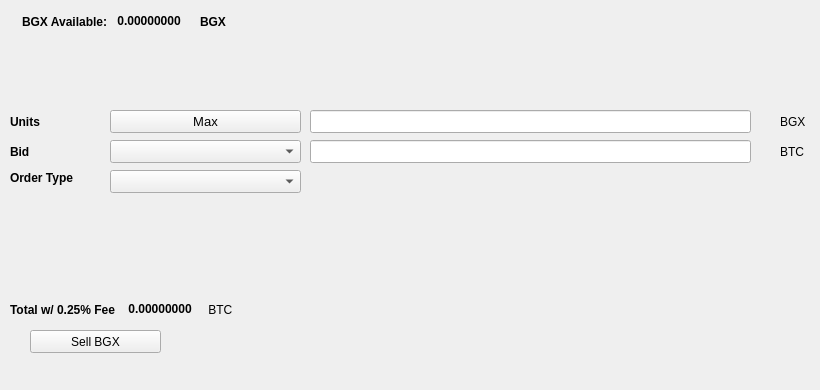
   <widget class="QWidget" name="SellTab">
    <attribute name="title">
     <string>Sell</string>
    </attribute>
    <widget class="QLabel" name="label_16">
     <property name="geometry">
      <rect>
       <x>780</x>
       <y>140</y>
       <width>31</width>
       <height>23</height>
      </rect>
     </property>
     <property name="text">
      <string>BTC</string>
     </property>
    </widget>
    <widget class="QComboBox" name="SellBidcomboBox">
     <property name="geometry">
      <rect>
       <x>110</x>
       <y>140</y>
       <width>191</width>
       <height>23</height>
      </rect>
     </property>
     <property name="font">
      <font>
       <pointsize>10</pointsize>
      </font>
     </property>
    </widget>
    <widget class="QLabel" name="label_18">
     <property name="geometry">
      <rect>
       <x>10</x>
       <y>110</y>
       <width>46</width>
       <height>23</height>
      </rect>
     </property>
     <property name="font">
      <font>
       <weight>75</weight>
       <bold>true</bold>
      </font>
     </property>
     <property name="text">
      <string>Units</string>
     </property>
    </widget>
    <widget class="QPushButton" name="Sell_Max_Amount">
     <property name="geometry">
      <rect>
       <x>110</x>
       <y>110</y>
       <width>191</width>
       <height>23</height>
      </rect>
     </property>
     <property name="font">
      <font>
       <pointsize>10</pointsize>
      </font>
     </property>
     <property name="text">
      <string>Max</string>
     </property>
    </widget>
    <widget class="QLabel" name="label_20">
     <property name="geometry">
      <rect>
       <x>10</x>
       <y>170</y>
       <width>91</width>
       <height>16</height>
      </rect>
     </property>
     <property name="font">
      <font>
       <weight>75</weight>
       <bold>true</bold>
      </font>
     </property>
     <property name="text">
      <string>Order Type</string>
     </property>
    </widget>
    <widget class="QComboBox" name="SellOrdertypeCombo">
     <property name="geometry">
      <rect>
       <x>110</x>
       <y>170</y>
       <width>191</width>
       <height>23</height>
      </rect>
     </property>
     <property name="font">
      <font>
       <pointsize>10</pointsize>
      </font>
     </property>
    </widget>
    <widget class="QLabel" name="label_21">
     <property name="geometry">
      <rect>
       <x>10</x>
       <y>140</y>
       <width>46</width>
       <height>23</height>
      </rect>
     </property>
     <property name="font">
      <font>
       <weight>75</weight>
       <bold>true</bold>
      </font>
     </property>
     <property name="text">
      <string>Bid</string>
     </property>
    </widget>
    <widget class="QLabel" name="label_22">
     <property name="geometry">
      <rect>
       <x>780</x>
       <y>110</y>
       <width>31</width>
       <height>23</height>
      </rect>
     </property>
     <property name="text">
      <string>BGX</string>
     </property>
    </widget>
    <widget class="QLineEdit" name="UnitsInputBGX">
     <property name="geometry">
      <rect>
       <x>310</x>
       <y>110</y>
       <width>441</width>
       <height>23</height>
      </rect>
     </property>
     <property name="font">
      <font>
       <pointsize>9</pointsize>
       <weight>75</weight>
       <bold>true</bold>
      </font>
     </property>
    </widget>
    <widget class="QLineEdit" name="SellBidPriceEdit">
     <property name="geometry">
      <rect>
       <x>310</x>
       <y>140</y>
       <width>441</width>
       <height>23</height>
      </rect>
     </property>
     <property name="font">
      <font>
       <pointsize>9</pointsize>
       <weight>75</weight>
       <bold>true</bold>
      </font>
     </property>
    </widget>
    <widget class="QPushButton" name="SellBGXBTN">
     <property name="geometry">
      <rect>
       <x>30</x>
       <y>330</y>
       <width>131</width>
       <height>23</height>
      </rect>
     </property>
     <property name="text">
      <string>Sell BGX</string>
     </property>
     <property name="icon">
      <iconset resource="../bitcoingenx">
       <normaloff>:/icons/bitcoin</normaloff>:/icons/bitcoin</iconset>
     </property>
    </widget>
    <widget class="QWidget" name="layoutWidget3">
     <property name="geometry">
      <rect>
       <x>22</x>
       <y>12</y>
       <width>258</width>
       <height>19</height>
      </rect>
     </property>
     <layout class="QHBoxLayout" name="horizontalLayout">
      <item>
       <widget class="QLabel" name="label232_2">
        <property name="font">
         <font>
          <weight>75</weight>
          <bold>true</bold>
         </font>
        </property>
        <property name="text">
         <string>BGX Available:</string>
        </property>
       </widget>
      </item>
      <item>
       <widget class="QLabel" name="BGXAvailableLabel">
        <property name="palette">
         <palette>
          <active>
           <colorrole role="WindowText">
            <brush brushstyle="SolidPattern">
             <color alpha="255">
              <red>0</red>
              <green>0</green>
              <blue>0</blue>
             </color>
            </brush>
           </colorrole>
           <colorrole role="Button">
            <brush brushstyle="SolidPattern">
             <color alpha="255">
              <red>0</red>
              <green>170</green>
              <blue>0</blue>
             </color>
            </brush>
           </colorrole>
           <colorrole role="Light">
            <brush brushstyle="SolidPattern">
             <color alpha="255">
              <red>0</red>
              <green>255</green>
              <blue>0</blue>
             </color>
            </brush>
           </colorrole>
           <colorrole role="Midlight">
            <brush brushstyle="SolidPattern">
             <color alpha="255">
              <red>0</red>
              <green>212</green>
              <blue>0</blue>
             </color>
            </brush>
           </colorrole>
           <colorrole role="Dark">
            <brush brushstyle="SolidPattern">
             <color alpha="255">
              <red>0</red>
              <green>85</green>
              <blue>0</blue>
             </color>
            </brush>
           </colorrole>
           <colorrole role="Mid">
            <brush brushstyle="SolidPattern">
             <color alpha="255">
              <red>0</red>
              <green>113</green>
              <blue>0</blue>
             </color>
            </brush>
           </colorrole>
           <colorrole role="Text">
            <brush brushstyle="SolidPattern">
             <color alpha="255">
              <red>0</red>
              <green>170</green>
              <blue>0</blue>
             </color>
            </brush>
           </colorrole>
           <colorrole role="BrightText">
            <brush brushstyle="SolidPattern">
             <color alpha="255">
              <red>255</red>
              <green>255</green>
              <blue>255</blue>
             </color>
            </brush>
           </colorrole>
           <colorrole role="ButtonText">
            <brush brushstyle="SolidPattern">
             <color alpha="255">
              <red>0</red>
              <green>0</green>
              <blue>0</blue>
             </color>
            </brush>
           </colorrole>
           <colorrole role="Base">
            <brush brushstyle="SolidPattern">
             <color alpha="255">
              <red>255</red>
              <green>255</green>
              <blue>255</blue>
             </color>
            </brush>
           </colorrole>
           <colorrole role="Window">
            <brush brushstyle="SolidPattern">
             <color alpha="255">
              <red>0</red>
              <green>170</green>
              <blue>0</blue>
             </color>
            </brush>
           </colorrole>
           <colorrole role="Shadow">
            <brush brushstyle="SolidPattern">
             <color alpha="255">
              <red>0</red>
              <green>0</green>
              <blue>0</blue>
             </color>
            </brush>
           </colorrole>
           <colorrole role="AlternateBase">
            <brush brushstyle="SolidPattern">
             <color alpha="255">
              <red>127</red>
              <green>212</green>
              <blue>127</blue>
             </color>
            </brush>
           </colorrole>
           <colorrole role="ToolTipBase">
            <brush brushstyle="SolidPattern">
             <color alpha="255">
              <red>255</red>
              <green>255</green>
              <blue>220</blue>
             </color>
            </brush>
           </colorrole>
           <colorrole role="ToolTipText">
            <brush brushstyle="SolidPattern">
             <color alpha="255">
              <red>0</red>
              <green>0</green>
              <blue>0</blue>
             </color>
            </brush>
           </colorrole>
          </active>
          <inactive>
           <colorrole role="WindowText">
            <brush brushstyle="SolidPattern">
             <color alpha="255">
              <red>0</red>
              <green>0</green>
              <blue>0</blue>
             </color>
            </brush>
           </colorrole>
           <colorrole role="Button">
            <brush brushstyle="SolidPattern">
             <color alpha="255">
              <red>0</red>
              <green>170</green>
              <blue>0</blue>
             </color>
            </brush>
           </colorrole>
           <colorrole role="Light">
            <brush brushstyle="SolidPattern">
             <color alpha="255">
              <red>0</red>
              <green>255</green>
              <blue>0</blue>
             </color>
            </brush>
           </colorrole>
           <colorrole role="Midlight">
            <brush brushstyle="SolidPattern">
             <color alpha="255">
              <red>0</red>
              <green>212</green>
              <blue>0</blue>
             </color>
            </brush>
           </colorrole>
           <colorrole role="Dark">
            <brush brushstyle="SolidPattern">
             <color alpha="255">
              <red>0</red>
              <green>85</green>
              <blue>0</blue>
             </color>
            </brush>
           </colorrole>
           <colorrole role="Mid">
            <brush brushstyle="SolidPattern">
             <color alpha="255">
              <red>0</red>
              <green>113</green>
              <blue>0</blue>
             </color>
            </brush>
           </colorrole>
           <colorrole role="Text">
            <brush brushstyle="SolidPattern">
             <color alpha="255">
              <red>0</red>
              <green>170</green>
              <blue>0</blue>
             </color>
            </brush>
           </colorrole>
           <colorrole role="BrightText">
            <brush brushstyle="SolidPattern">
             <color alpha="255">
              <red>255</red>
              <green>255</green>
              <blue>255</blue>
             </color>
            </brush>
           </colorrole>
           <colorrole role="ButtonText">
            <brush brushstyle="SolidPattern">
             <color alpha="255">
              <red>0</red>
              <green>0</green>
              <blue>0</blue>
             </color>
            </brush>
           </colorrole>
           <colorrole role="Base">
            <brush brushstyle="SolidPattern">
             <color alpha="255">
              <red>255</red>
              <green>255</green>
              <blue>255</blue>
             </color>
            </brush>
           </colorrole>
           <colorrole role="Window">
            <brush brushstyle="SolidPattern">
             <color alpha="255">
              <red>0</red>
              <green>170</green>
              <blue>0</blue>
             </color>
            </brush>
           </colorrole>
           <colorrole role="Shadow">
            <brush brushstyle="SolidPattern">
             <color alpha="255">
              <red>0</red>
              <green>0</green>
              <blue>0</blue>
             </color>
            </brush>
           </colorrole>
           <colorrole role="AlternateBase">
            <brush brushstyle="SolidPattern">
             <color alpha="255">
              <red>127</red>
              <green>212</green>
              <blue>127</blue>
             </color>
            </brush>
           </colorrole>
           <colorrole role="ToolTipBase">
            <brush brushstyle="SolidPattern">
             <color alpha="255">
              <red>255</red>
              <green>255</green>
              <blue>220</blue>
             </color>
            </brush>
           </colorrole>
           <colorrole role="ToolTipText">
            <brush brushstyle="SolidPattern">
             <color alpha="255">
              <red>0</red>
              <green>0</green>
              <blue>0</blue>
             </color>
            </brush>
           </colorrole>
          </inactive>
          <disabled>
           <colorrole role="WindowText">
            <brush brushstyle="SolidPattern">
             <color alpha="255">
              <red>0</red>
              <green>85</green>
              <blue>0</blue>
             </color>
            </brush>
           </colorrole>
           <colorrole role="Button">
            <brush brushstyle="SolidPattern">
             <color alpha="255">
              <red>0</red>
              <green>170</green>
              <blue>0</blue>
             </color>
            </brush>
           </colorrole>
           <colorrole role="Light">
            <brush brushstyle="SolidPattern">
             <color alpha="255">
              <red>0</red>
              <green>255</green>
              <blue>0</blue>
             </color>
            </brush>
           </colorrole>
           <colorrole role="Midlight">
            <brush brushstyle="SolidPattern">
             <color alpha="255">
              <red>0</red>
              <green>212</green>
              <blue>0</blue>
             </color>
            </brush>
           </colorrole>
           <colorrole role="Dark">
            <brush brushstyle="SolidPattern">
             <color alpha="255">
              <red>0</red>
              <green>85</green>
              <blue>0</blue>
             </color>
            </brush>
           </colorrole>
           <colorrole role="Mid">
            <brush brushstyle="SolidPattern">
             <color alpha="255">
              <red>0</red>
              <green>113</green>
              <blue>0</blue>
             </color>
            </brush>
           </colorrole>
           <colorrole role="Text">
            <brush brushstyle="SolidPattern">
             <color alpha="255">
              <red>0</red>
              <green>85</green>
              <blue>0</blue>
             </color>
            </brush>
           </colorrole>
           <colorrole role="BrightText">
            <brush brushstyle="SolidPattern">
             <color alpha="255">
              <red>255</red>
              <green>255</green>
              <blue>255</blue>
             </color>
            </brush>
           </colorrole>
           <colorrole role="ButtonText">
            <brush brushstyle="SolidPattern">
             <color alpha="255">
              <red>0</red>
              <green>85</green>
              <blue>0</blue>
             </color>
            </brush>
           </colorrole>
           <colorrole role="Base">
            <brush brushstyle="SolidPattern">
             <color alpha="255">
              <red>0</red>
              <green>170</green>
              <blue>0</blue>
             </color>
            </brush>
           </colorrole>
           <colorrole role="Window">
            <brush brushstyle="SolidPattern">
             <color alpha="255">
              <red>0</red>
              <green>170</green>
              <blue>0</blue>
             </color>
            </brush>
           </colorrole>
           <colorrole role="Shadow">
            <brush brushstyle="SolidPattern">
             <color alpha="255">
              <red>0</red>
              <green>0</green>
              <blue>0</blue>
             </color>
            </brush>
           </colorrole>
           <colorrole role="AlternateBase">
            <brush brushstyle="SolidPattern">
             <color alpha="255">
              <red>0</red>
              <green>170</green>
              <blue>0</blue>
             </color>
            </brush>
           </colorrole>
           <colorrole role="ToolTipBase">
            <brush brushstyle="SolidPattern">
             <color alpha="255">
              <red>255</red>
              <green>255</green>
              <blue>220</blue>
             </color>
            </brush>
           </colorrole>
           <colorrole role="ToolTipText">
            <brush brushstyle="SolidPattern">
             <color alpha="255">
              <red>0</red>
              <green>0</green>
              <blue>0</blue>
             </color>
            </brush>
           </colorrole>
          </disabled>
         </palette>
        </property>
        <property name="font">
         <font>
          <weight>75</weight>
          <bold>true</bold>
         </font>
        </property>
        <property name="text">
         <string> 0.00000000 </string>
        </property>
        <property name="textInteractionFlags">
         <set>Qt::LinksAccessibleByMouse|Qt::TextSelectableByKeyboard|Qt::TextSelectableByMouse</set>
        </property>
       </widget>
      </item>
      <item>
       <widget class="QLabel" name="labelBGX">
        <property name="font">
         <font>
          <weight>75</weight>
          <bold>true</bold>
         </font>
        </property>
        <property name="text">
         <string>BGX</string>
        </property>
       </widget>
      </item>
     </layout>
    </widget>
    <widget class="QWidget" name="layoutWidget">
     <property name="geometry">
      <rect>
       <x>10</x>
       <y>300</y>
       <width>268</width>
       <height>19</height>
      </rect>
     </property>
     <layout class="QHBoxLayout" name="horizontalLayout_2">
      <item>
       <widget class="QLabel" name="label_19">
        <property name="font">
         <font>
          <weight>75</weight>
          <bold>true</bold>
         </font>
        </property>
        <property name="text">
         <string>Total w/ 0.25% Fee </string>
        </property>
       </widget>
      </item>
      <item>
       <widget class="QLabel" name="SellCostLabel">
        <property name="palette">
         <palette>
          <active>
           <colorrole role="WindowText">
            <brush brushstyle="SolidPattern">
             <color alpha="255">
              <red>0</red>
              <green>0</green>
              <blue>0</blue>
             </color>
            </brush>
           </colorrole>
           <colorrole role="Button">
            <brush brushstyle="SolidPattern">
             <color alpha="255">
              <red>0</red>
              <green>170</green>
              <blue>0</blue>
             </color>
            </brush>
           </colorrole>
           <colorrole role="Light">
            <brush brushstyle="SolidPattern">
             <color alpha="255">
              <red>0</red>
              <green>255</green>
              <blue>0</blue>
             </color>
            </brush>
           </colorrole>
           <colorrole role="Midlight">
            <brush brushstyle="SolidPattern">
             <color alpha="255">
              <red>0</red>
              <green>212</green>
              <blue>0</blue>
             </color>
            </brush>
           </colorrole>
           <colorrole role="Dark">
            <brush brushstyle="SolidPattern">
             <color alpha="255">
              <red>0</red>
              <green>85</green>
              <blue>0</blue>
             </color>
            </brush>
           </colorrole>
           <colorrole role="Mid">
            <brush brushstyle="SolidPattern">
             <color alpha="255">
              <red>0</red>
              <green>113</green>
              <blue>0</blue>
             </color>
            </brush>
           </colorrole>
           <colorrole role="Text">
            <brush brushstyle="SolidPattern">
             <color alpha="255">
              <red>0</red>
              <green>170</green>
              <blue>0</blue>
             </color>
            </brush>
           </colorrole>
           <colorrole role="BrightText">
            <brush brushstyle="SolidPattern">
             <color alpha="255">
              <red>255</red>
              <green>255</green>
              <blue>255</blue>
             </color>
            </brush>
           </colorrole>
           <colorrole role="ButtonText">
            <brush brushstyle="SolidPattern">
             <color alpha="255">
              <red>0</red>
              <green>0</green>
              <blue>0</blue>
             </color>
            </brush>
           </colorrole>
           <colorrole role="Base">
            <brush brushstyle="SolidPattern">
             <color alpha="255">
              <red>255</red>
              <green>255</green>
              <blue>255</blue>
             </color>
            </brush>
           </colorrole>
           <colorrole role="Window">
            <brush brushstyle="SolidPattern">
             <color alpha="255">
              <red>0</red>
              <green>170</green>
              <blue>0</blue>
             </color>
            </brush>
           </colorrole>
           <colorrole role="Shadow">
            <brush brushstyle="SolidPattern">
             <color alpha="255">
              <red>0</red>
              <green>0</green>
              <blue>0</blue>
             </color>
            </brush>
           </colorrole>
           <colorrole role="AlternateBase">
            <brush brushstyle="SolidPattern">
             <color alpha="255">
              <red>127</red>
              <green>212</green>
              <blue>127</blue>
             </color>
            </brush>
           </colorrole>
           <colorrole role="ToolTipBase">
            <brush brushstyle="SolidPattern">
             <color alpha="255">
              <red>255</red>
              <green>255</green>
              <blue>220</blue>
             </color>
            </brush>
           </colorrole>
           <colorrole role="ToolTipText">
            <brush brushstyle="SolidPattern">
             <color alpha="255">
              <red>0</red>
              <green>0</green>
              <blue>0</blue>
             </color>
            </brush>
           </colorrole>
          </active>
          <inactive>
           <colorrole role="WindowText">
            <brush brushstyle="SolidPattern">
             <color alpha="255">
              <red>0</red>
              <green>0</green>
              <blue>0</blue>
             </color>
            </brush>
           </colorrole>
           <colorrole role="Button">
            <brush brushstyle="SolidPattern">
             <color alpha="255">
              <red>0</red>
              <green>170</green>
              <blue>0</blue>
             </color>
            </brush>
           </colorrole>
           <colorrole role="Light">
            <brush brushstyle="SolidPattern">
             <color alpha="255">
              <red>0</red>
              <green>255</green>
              <blue>0</blue>
             </color>
            </brush>
           </colorrole>
           <colorrole role="Midlight">
            <brush brushstyle="SolidPattern">
             <color alpha="255">
              <red>0</red>
              <green>212</green>
              <blue>0</blue>
             </color>
            </brush>
           </colorrole>
           <colorrole role="Dark">
            <brush brushstyle="SolidPattern">
             <color alpha="255">
              <red>0</red>
              <green>85</green>
              <blue>0</blue>
             </color>
            </brush>
           </colorrole>
           <colorrole role="Mid">
            <brush brushstyle="SolidPattern">
             <color alpha="255">
              <red>0</red>
              <green>113</green>
              <blue>0</blue>
             </color>
            </brush>
           </colorrole>
           <colorrole role="Text">
            <brush brushstyle="SolidPattern">
             <color alpha="255">
              <red>0</red>
              <green>170</green>
              <blue>0</blue>
             </color>
            </brush>
           </colorrole>
           <colorrole role="BrightText">
            <brush brushstyle="SolidPattern">
             <color alpha="255">
              <red>255</red>
              <green>255</green>
              <blue>255</blue>
             </color>
            </brush>
           </colorrole>
           <colorrole role="ButtonText">
            <brush brushstyle="SolidPattern">
             <color alpha="255">
              <red>0</red>
              <green>0</green>
              <blue>0</blue>
             </color>
            </brush>
           </colorrole>
           <colorrole role="Base">
            <brush brushstyle="SolidPattern">
             <color alpha="255">
              <red>255</red>
              <green>255</green>
              <blue>255</blue>
             </color>
            </brush>
           </colorrole>
           <colorrole role="Window">
            <brush brushstyle="SolidPattern">
             <color alpha="255">
              <red>0</red>
              <green>170</green>
              <blue>0</blue>
             </color>
            </brush>
           </colorrole>
           <colorrole role="Shadow">
            <brush brushstyle="SolidPattern">
             <color alpha="255">
              <red>0</red>
              <green>0</green>
              <blue>0</blue>
             </color>
            </brush>
           </colorrole>
           <colorrole role="AlternateBase">
            <brush brushstyle="SolidPattern">
             <color alpha="255">
              <red>127</red>
              <green>212</green>
              <blue>127</blue>
             </color>
            </brush>
           </colorrole>
           <colorrole role="ToolTipBase">
            <brush brushstyle="SolidPattern">
             <color alpha="255">
              <red>255</red>
              <green>255</green>
              <blue>220</blue>
             </color>
            </brush>
           </colorrole>
           <colorrole role="ToolTipText">
            <brush brushstyle="SolidPattern">
             <color alpha="255">
              <red>0</red>
              <green>0</green>
              <blue>0</blue>
             </color>
            </brush>
           </colorrole>
          </inactive>
          <disabled>
           <colorrole role="WindowText">
            <brush brushstyle="SolidPattern">
             <color alpha="255">
              <red>0</red>
              <green>85</green>
              <blue>0</blue>
             </color>
            </brush>
           </colorrole>
           <colorrole role="Button">
            <brush brushstyle="SolidPattern">
             <color alpha="255">
              <red>0</red>
              <green>170</green>
              <blue>0</blue>
             </color>
            </brush>
           </colorrole>
           <colorrole role="Light">
            <brush brushstyle="SolidPattern">
             <color alpha="255">
              <red>0</red>
              <green>255</green>
              <blue>0</blue>
             </color>
            </brush>
           </colorrole>
           <colorrole role="Midlight">
            <brush brushstyle="SolidPattern">
             <color alpha="255">
              <red>0</red>
              <green>212</green>
              <blue>0</blue>
             </color>
            </brush>
           </colorrole>
           <colorrole role="Dark">
            <brush brushstyle="SolidPattern">
             <color alpha="255">
              <red>0</red>
              <green>85</green>
              <blue>0</blue>
             </color>
            </brush>
           </colorrole>
           <colorrole role="Mid">
            <brush brushstyle="SolidPattern">
             <color alpha="255">
              <red>0</red>
              <green>113</green>
              <blue>0</blue>
             </color>
            </brush>
           </colorrole>
           <colorrole role="Text">
            <brush brushstyle="SolidPattern">
             <color alpha="255">
              <red>0</red>
              <green>85</green>
              <blue>0</blue>
             </color>
            </brush>
           </colorrole>
           <colorrole role="BrightText">
            <brush brushstyle="SolidPattern">
             <color alpha="255">
              <red>255</red>
              <green>255</green>
              <blue>255</blue>
             </color>
            </brush>
           </colorrole>
           <colorrole role="ButtonText">
            <brush brushstyle="SolidPattern">
             <color alpha="255">
              <red>0</red>
              <green>85</green>
              <blue>0</blue>
             </color>
            </brush>
           </colorrole>
           <colorrole role="Base">
            <brush brushstyle="SolidPattern">
             <color alpha="255">
              <red>0</red>
              <green>170</green>
              <blue>0</blue>
             </color>
            </brush>
           </colorrole>
           <colorrole role="Window">
            <brush brushstyle="SolidPattern">
             <color alpha="255">
              <red>0</red>
              <green>170</green>
              <blue>0</blue>
             </color>
            </brush>
           </colorrole>
           <colorrole role="Shadow">
            <brush brushstyle="SolidPattern">
             <color alpha="255">
              <red>0</red>
              <green>0</green>
              <blue>0</blue>
             </color>
            </brush>
           </colorrole>
           <colorrole role="AlternateBase">
            <brush brushstyle="SolidPattern">
             <color alpha="255">
              <red>0</red>
              <green>170</green>
              <blue>0</blue>
             </color>
            </brush>
           </colorrole>
           <colorrole role="ToolTipBase">
            <brush brushstyle="SolidPattern">
             <color alpha="255">
              <red>255</red>
              <green>255</green>
              <blue>220</blue>
             </color>
            </brush>
           </colorrole>
           <colorrole role="ToolTipText">
            <brush brushstyle="SolidPattern">
             <color alpha="255">
              <red>0</red>
              <green>0</green>
              <blue>0</blue>
             </color>
            </brush>
           </colorrole>
          </disabled>
         </palette>
        </property>
        <property name="font">
         <font>
          <weight>75</weight>
          <bold>true</bold>
         </font>
        </property>
        <property name="autoFillBackground">
         <bool>false</bool>
        </property>
        <property name="text">
         <string> 0.00000000</string>
        </property>
        <property name="textInteractionFlags">
         <set>Qt::LinksAccessibleByMouse|Qt::TextSelectableByMouse</set>
        </property>
       </widget>
      </item>
      <item>
       <widget class="QLabel" name="label_17">
        <property name="font">
         <font>
          <weight>50</weight>
          <bold>false</bold>
         </font>
        </property>
        <property name="text">
         <string> BTC</string>
        </property>
       </widget>
      </item>
     </layout>
    </widget>
    <widget class="QLabel" name="label_23">
     <property name="geometry">
      <rect>
       <x>460</x>
       <y>300</y>
       <width>281</width>
       <height>81</height>
      </rect>
     </property>
     <property name="text">
      <string/>
     </property>
     <property name="pixmap">
      <pixmap>:/images/bittrex</pixmap>
     </property>
    </widget>
   </widget>
